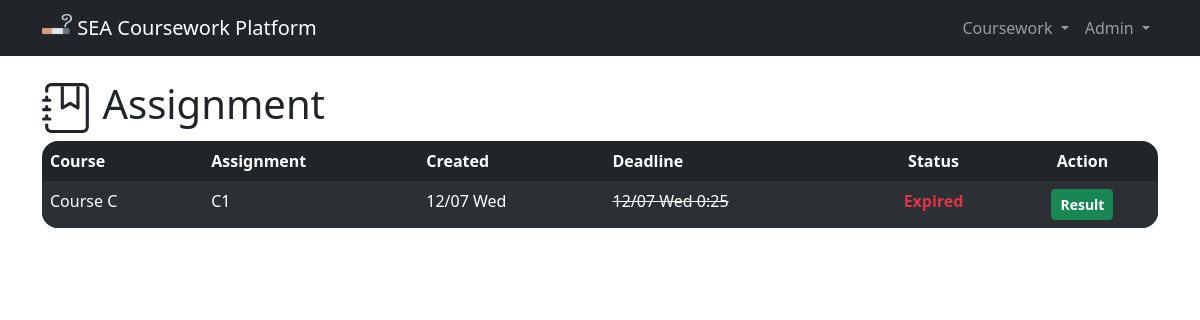
Page / (signed in) on the committed database.
### coursework/models.py (models this page shows, shortened)
class User(AbstractUser):
    STATUS = (
        ("Student", "Student"),
        ("Teaching Assistant", "Teaching Assistant"),
        ("Teacher", "Teacher"),
    )
    status = models.CharField(max_length=18, choices=STATUS, default="Student")
    is_email_verified = models.BooleanField(default=False)
    class Meta:
        ordering = ["username"]

class Assignment(models.Model):
    coursework = models.ForeignKey(
        Coursework, on_delete=models.PROTECT, related_name="assignment"
    )
    title = models.CharField(max_length=128)
    created_on = models.DateTimeField(auto_now_add=True)
    deadline = models.DateTimeField()
    result_zip_file = models.FileField(null=True, blank=True)
    def __str__(self):
        return self.title
    @property
    def is_expired(self):
        return timezone.now() > self.deadline
    class Meta:
        ordering = ["coursework", "-created_on"]

class Coursework(models.Model):
    course = models.OneToOneField(
        Course, on_delete=models.PROTECT, unique=True, related_name="coursework_name"
    )
    taken_person = models.ManyToManyField(
        User, blank=True, related_name="coursework_taken"
    )
    def __str__(self):
        return self.course.name
    class Meta:
        ordering = ["course"]

class Course(models.Model):
    name = models.CharField(max_length=60)
    def __str__(self):
        return self.name
    class Meta:
        ordering = ["name"]

### coursework/views.py (the view)
# urls.py: path("", views.index, name="index"),
@login_required
def index(request):
    return render(
        request,
        "coursework/index.html",
        {
            "assignments": Assignment.objects.filter(
                coursework__taken_person=request.user
            )
        },
    )

### coursework/templates/coursework/index.html (shortened to what this page needs)
{% extends "coursework/layout.html" %}
{% block body %}
<h1>
  Assignment
</h1>
<table class="table table-dark table-striped table-hover table-borderless">
  <thead>
    <tr>
      <th scope="col">Course</th>
      <th scope="col">Assignment</th>
      <th scope="col">Created</th>
      <th scope="col">Deadline</th>
      <th scope="col" class="text-center">Status</th>
      <th scope="col" class="text-center">Action</th>
    </tr>
  </thead>
  <tbody>
    {% for assignment in assignments %}
    <tr>
      <td>{{ assignment.coursework }}</td>
      <td>{{ assignment }}</td>
      <td>{{ assignment.created_on|date:'n/d D' }}</td>
      <td class="{% if assignment.is_expired %}text-decoration-line-through{% endif %}">
        {{ assignment.deadline|date:'n/d D G:i' }}
      </td>
      <td class="text-center">
        {% if assignment.is_expired %}
        <div class="text-danger fw-bold">Expired</div>
        {% else %}
        <div class="text-success fw-bold">Active</div>
        {% endif %}
      </td>
      <td class="text-center">
      {% if assignment.is_expired %}
        {% if user.status == "Student" %}
        <a href="{% url 'view_submit_result' assignment.coursework.id assignment.id %}"
          class="btn btn-success btn-sm fw-bold">
          View
        </a>
        {% else %}
        <form action="{% url 'assignment_result' %}" method="post">
          <button type="submit" class="btn btn-success btn-sm fw-bold">
            Result
          </button>
        </form>
        {% endif %}
      {% else %}
        <a href="{% url 'submit_assignment' assignment.coursework.id assignment.id %}"
          class="btn btn-primary btn-sm fw-bold">
          Submit
        </a>
      {% endif %}
      </td>
    </tr>
    {% empty %}
    <tr>
      <td colspan="6">No assignment at the moment...</td>
    </tr>
    {% endfor %}
  </tbody>
</table>
{% endblock %}

### coursework/templates/coursework/layout.html (shortened to what this page needs)
{% load static %}
<!DOCTYPE html>
<html lang="en">
<head>
  <link href="https://cdn.jsdelivr.net/npm/bootstrap@5.2.3/dist/css/bootstrap.min.css" rel="stylesheet"
>
  <link rel="stylesheet" href="{% static 'coursework/styles.css' %}">
</head>
<body>
  <nav class="navbar navbar-expand-lg navbar-dark bg-dark fixed-top">
    <div class="container">
      <a class="navbar-brand" href="{% url 'index' %}">
        <img src="{% static 'coursework/favicon.ico' %}" alt="Logo" width="30" height="24"
          class="d-inline-block align-text-top">
        SEA Coursework Platform
      </a>
      <div class="collapse navbar-collapse" id="navbarSupportedContent">
        <ul class="navbar-nav">
          {% if user.is_authenticated %}
          <li class="nav-item dropdown">
            <a class="nav-link dropdown-toggle" href="#" role="button" data-bs-toggle="dropdown" aria-expanded="false">
              Coursework
            </a>
          </li>
          <li class="nav-item dropdown">
            <a class="nav-link dropdown-toggle" href="#" role="button" data-bs-toggle="dropdown" aria-expanded="false">
              {{ user.last_name }}{{ user.first_name }}
            </a>
          </li>
          {% else %}
          <li class="nav-item"><a class="nav-link" href="{% url 'register' %}">Register</a></li>
          <li class="nav-item"><a class="nav-link" href="{% url 'login' %}">Login</a></li>
          {% endif %}
        </ul>
      </div>
    </div>
  </nav>
  <div class="container dodge-nav">
    {% block body %}
    {% endblock %}
  </div>
</body>
</html>

### coursework/static/coursework/styles.css (style rules this page uses)
.dodge-nav { margin-top: 5rem; }
th:first-child { border-top-left-radius: 1rem; }
th:last-child { border-top-right-radius: 1rem; }
tr:last-child td:first-child { border-bottom-left-radius: 1rem; }
tr:last-child td:last-child { border-bottom-right-radius: 1rem; }

### rows in the picture
User: last_name "Ad", first_name "min"
Assignment: coursework "Course C", title "C1", created_on "12/07 Wed", deadline "12/07 Wed 0:25", shows "Expired"
